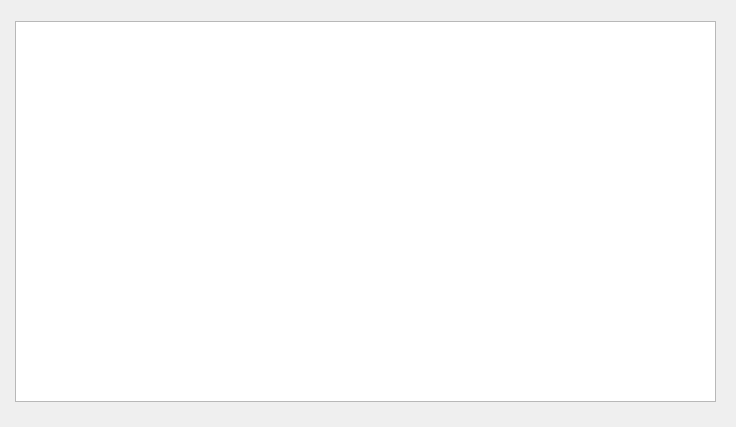
<?xml version="1.0" encoding="UTF-8"?>
<ui version="4.0">
 <class>Form</class>
 <widget class="QWidget" name="Form">
  <property name="geometry">
   <rect>
    <x>0</x>
    <y>0</y>
    <width>736</width>
    <height>427</height>
   </rect>
  </property>
  <property name="windowTitle">
   <string>Form</string>
  </property>
  <widget class="QGraphicsView" name="graphicsView">
   <property name="geometry">
    <rect>
     <x>15</x>
     <y>21</y>
     <width>701</width>
     <height>381</height>
    </rect>
   </property>
  </widget>
 </widget>
 <resources/>
 <connections/>
</ui>
